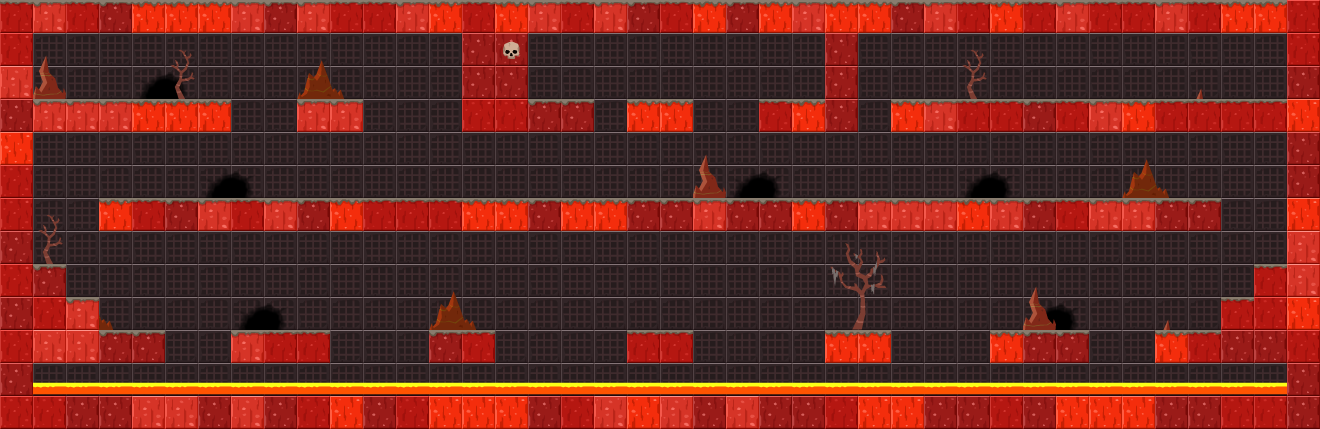

A 2D game scene composited from a Tiled map and its tileset images. What follows is a short description and the map's XML, with each tile layer's data collapsed to a summary:
An orthogonal 40x13 tile map with 33x33 px tiles, 4 tile layers (bg, deco background, layout, deco foreground) and 65 objects (27x citrus.objects.platformer.box2d.Platform, 10x citrus.objects.platformer.box2d.Sensor, 8x citrus.objects.CitrusSprite, 6x space_digger.Seam, 6x space_digger.enemies.SpawnSpot, ...).

<map version="1.0" orientation="orthogonal" width="40" height="13" tilewidth="33" tileheight="33">
 <tileset firstgid="1" name="tileset_sdgeneric" tilewidth="33" tileheight="33">
  <image source="../tilesets/tileset_sdgeneric.png" width="297" height="132" />
  <tile id="12">
   <properties>
    <property name="" value="" />
   </properties>
  </tile>
 </tileset>
 <layer name="bg" width="40" height="13">
  <properties>
   <property name="group" value="0" />
  </properties>
  <data>[520 cells, 323 non-empty, 1 distinct tile ids]</data>
 </layer>
 <layer name="deco background" width="40" height="13">
  <data>[520 cells, 12 non-empty, 2 distinct tile ids]</data>
 </layer>
 <objectgroup color="#ffff00" name="animated decoration bg" width="40" height="13">
  <properties>
   <property name="group" value="0" />
  </properties>
  <object name="sky" type="citrus.objects.CitrusSprite" x="644" y="-330" width="33" height="33">
   <properties>
    <property name="registration" value="center" />
    <property name="view" value="BkgHappy2" />
   </properties>
   <ellipse />
  </object>
  <object type="citrus.objects.CitrusSprite" x="80" y="30">
   <properties>
    <property name="view" value="Liana1_sdgeneric" />
   </properties>
   <ellipse />
  </object>
  <object type="citrus.objects.CitrusSprite" x="166" y="228">
   <properties>
    <property name="view" value="Liana2_sdgeneric" />
   </properties>
   <ellipse />
  </object>
  <object type="citrus.objects.CitrusSprite" x="387" y="228">
   <properties>
    <property name="view" value="Liana3_sdgeneric" />
   </properties>
   <ellipse />
  </object>
  <object type="citrus.objects.CitrusSprite" x="327" y="229">
   <properties>
    <property name="view" value="Liana2_sdgeneric" />
   </properties>
   <ellipse />
  </object>
  <object type="citrus.objects.CitrusSprite" x="753" y="229">
   <properties>
    <property name="view" value="Liana1_sdgeneric" />
   </properties>
   <ellipse />
  </object>
  <object type="citrus.objects.CitrusSprite" x="927" y="131">
   <properties>
    <property name="view" value="Liana1_sdgeneric" />
   </properties>
   <ellipse />
  </object>
  <object type="citrus.objects.CitrusSprite" x="1196" y="129">
   <properties>
    <property name="view" value="Liana2_sdgeneric" />
   </properties>
   <ellipse />
  </object>
 </objectgroup>
 <layer name="layout" width="40" height="13">
  <properties>
   <property name="group" value="2" />
  </properties>
  <data>[520 cells, 235 non-empty, 9 distinct tile ids]</data>
 </layer>
 <layer name="deco foreground" width="40" height="13">
  <properties>
   <property name="group" value="2" />
  </properties>
  <data>[520 cells, 31 non-empty, 14 distinct tile ids]</data>
 </layer>
 <objectgroup name="platforms" width="40" height="13">
  <properties>
   <property name="group" value="2" />
  </properties>
  <object type="citrus.objects.platformer.box2d.Platform" x="462" y="0" width="66" height="132" />
  <object type="citrus.objects.platformer.box2d.Platform" x="825" y="0" width="33" height="132" />
  <object type="citrus.objects.platformer.box2d.Platform" x="0" y="0" width="33" height="429" />
  <object type="citrus.objects.platformer.box2d.Platform" x="1287" y="0" width="33" height="429" />
  <object type="citrus.objects.platformer.box2d.Platform" x="33" y="396" width="1254" height="33" />
  <object type="citrus.objects.platformer.box2d.Platform" x="33" y="0" width="429" height="33" />
  <object type="citrus.objects.platformer.box2d.Platform" x="528" y="0" width="297" height="33" />
  <object type="citrus.objects.platformer.box2d.Platform" x="858" y="0" width="429" height="33" />
  <object type="citrus.objects.platformer.box2d.Platform" x="1287" y="99" height="33" />
  <object type="citrus.objects.platformer.box2d.Platform" x="891" y="99" width="396" height="33" />
  <object type="citrus.objects.platformer.box2d.Platform" x="99" y="198" width="1122" height="33" />
  <object type="citrus.objects.platformer.box2d.Platform" x="33" y="99" width="198" height="33" />
  <object type="citrus.objects.platformer.box2d.Platform" x="297" y="99" width="66" height="33" />
  <object type="citrus.objects.platformer.box2d.Platform" x="528" y="99" width="66" height="33" />
  <object type="citrus.objects.platformer.box2d.Platform" x="627" y="99" width="66" height="33" />
  <object type="citrus.objects.platformer.box2d.Platform" x="759" y="99" width="66" height="33" />
  <object type="citrus.objects.platformer.box2d.Platform" x="1155" y="330" width="132" height="33" />
  <object type="citrus.objects.platformer.box2d.Platform" x="1221" y="297" width="66" height="33" />
  <object type="citrus.objects.platformer.box2d.Platform" x="1254" y="264" width="33" height="33" />
  <object type="citrus.objects.platformer.box2d.Platform" x="33" y="330" width="132" height="33" />
  <object type="citrus.objects.platformer.box2d.Platform" x="33" y="297" width="66" height="33" />
  <object type="citrus.objects.platformer.box2d.Platform" x="33" y="264" width="33" height="33" />
  <object type="citrus.objects.platformer.box2d.Platform" x="231" y="330" width="99" height="33" />
  <object type="citrus.objects.platformer.box2d.Platform" x="429" y="330" width="66" height="33" />
  <object type="citrus.objects.platformer.box2d.Platform" x="627" y="330" width="66" height="33" />
  <object type="citrus.objects.platformer.box2d.Platform" x="825" y="330" width="66" height="33" />
  <object type="citrus.objects.platformer.box2d.Platform" x="990" y="330" width="99" height="33" />
  <object name="ship" type="space_digger.SpaceShip" x="644" y="-243" width="33" height="33">
   <properties>
    <property name="group" value="2" />
    <property name="view" value="SpaceShip_sdgeneric" />
   </properties>
   <ellipse />
  </object>
 </objectgroup>
 <objectgroup color="#ff5500" name="breakable blocks" width="40" height="13">
  <object type="space_digger.DestructibleBlock" x="1089" y="33" width="33" height="33">
   <properties>
    <property name="view" value="BreakableBlock_sdgeneric" />
   </properties>
  </object>
  <object type="space_digger.DestructibleBlock" x="1089" y="66" width="33" height="33">
   <properties>
    <property name="view" value="BreakableBlock_sdgeneric" />
   </properties>
  </object>
  <object type="space_digger.DestructibleBlock" x="1155" y="297" width="33" height="33">
   <properties>
    <property name="view" value="BreakableBlock_sdgeneric" />
   </properties>
  </object>
  <object type="space_digger.DestructibleBlock" x="1155" y="231" width="33" height="33">
   <properties>
    <property name="view" value="BreakableBlock_sdgeneric" />
   </properties>
  </object>
  <object type="space_digger.DestructibleBlock" x="1155" y="264" width="33" height="33">
   <properties>
    <property name="view" value="BreakableBlock_sdgeneric" />
   </properties>
  </object>
 </objectgroup>
 <objectgroup color="#5500ff" name="player &amp; exit" width="40" height="13">
  <object name="player_char" type="space_digger.PlayerCharacter" x="643" y="66" width="33" height="33">
   <properties>
    <property name="view" value="PlayerCharacterAnimation" />
   </properties>
  </object>
  <object name="exit" type="citrus.objects.platformer.box2d.Sensor" x="627" y="33" width="66" height="66">
   <properties>
    <property name="view" value="FxExit" />
   </properties>
  </object>
 </objectgroup>
 <objectgroup color="#00aa00" name="seams" width="40" height="13">
  <!-- 6 objects omitted --></objectgroup>
 <objectgroup color="#ff0000" name="enemies" width="40" height="13">
  <properties>
   <property name="group" value="1" />
  </properties>
  <!-- 7 objects omitted --></objectgroup>
 <objectgroup color="#ff557f" name="enemy limits" width="40" height="13">
  <!-- 9 objects omitted --></objectgroup>
</map>
<!-- 22 of 65 objects omitted -->
